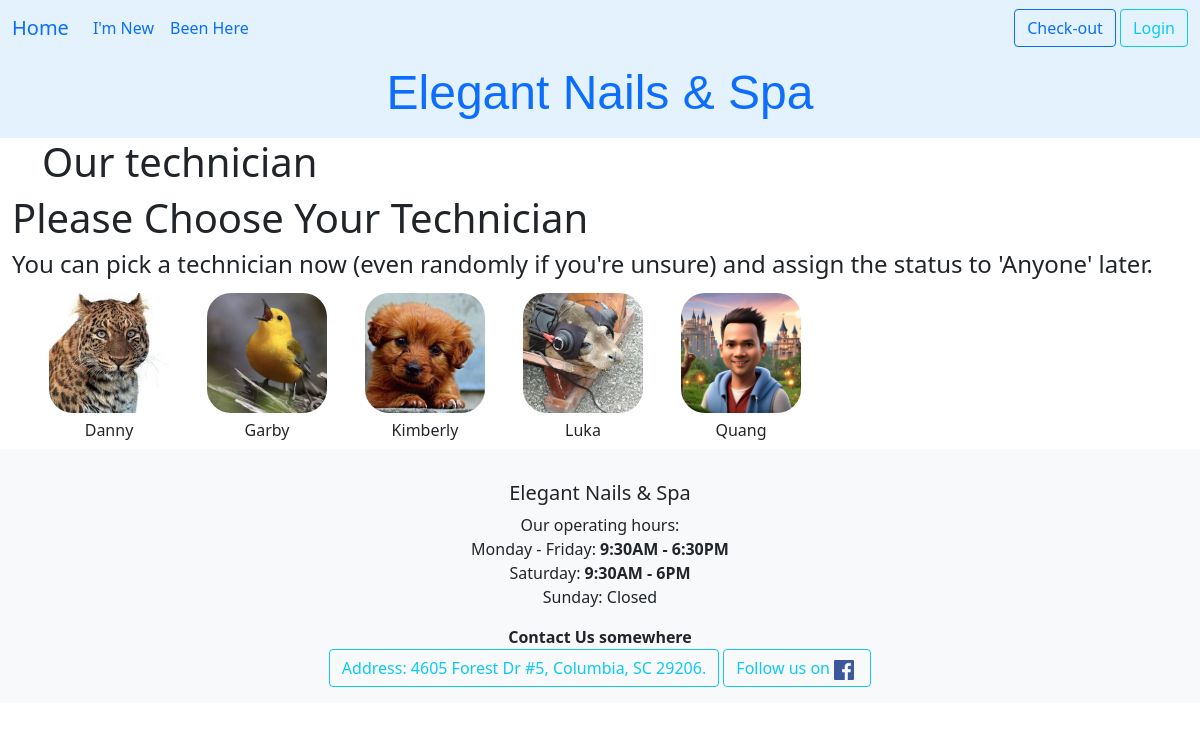
/dathen/first_step/, run on the app's committed database.
### ledger/models.py (models this page shows, shortened)
class Technician(models.Model):
    name = models.CharField(max_length=25)
    phone = PhoneNumberField()
    email = models.EmailField(max_length=40, null=True, blank=True)
    owner = models.ForeignKey(settings.AUTH_USER_MODEL, on_delete=models.DO_NOTHING)
    start_work_at = models.TimeField()
    end_work = models.TimeField()
    isWork = models.BooleanField(default=False)
    picture = models.ImageField(upload_to='tech_pictures/', null=True, editable=True)
    services = models.ManyToManyField("Service", blank=True, related_name="tech")
    time_come_in = models.DateTimeField(null=True)
    work_days = models.CharField(max_length=7, default="1111110", help_text="MTWTFSS: 1 for work, 0 for off")
    vacation_start = models.DateField(null=True, blank=True, help_text="Start vacation")
    vacation_end = models.DateField(null=True, blank=True, help_text="End vacation, back work!")
    date_go_work = models.DateField(null=True, blank=True)
    history = HistoricalRecords()
    def still_vacation(self):
        if self.vacation_end:
            return self.vacation_end > timezone.now().date()
        return False
    class Meta:
        unique_together = ('name','phone',)
        ordering = ['name']
    def get_absolute_url(self):
        return reverse("datHen:technician_detail", kwargs={"pk": self.pk})

### datHen/views.py (the view)
# urls.py: path('first_step/', views.FirstStep.as_view(), name='first_step' ),
class FirstStep(View):
    template = 'datHen/first_step.html'
    def get(self,request):
        tech = Technician.objects.exclude(name="anyOne")
        cont = {'allTech': tech}
        return render(request, self.template, cont)

### datHen/templates/datHen/first_step.html (shortened to what this page needs)
{% extends 'base.html' %}
{% load crispy_forms_tags %}
{% block heading %}
    <h1 class='title'>Our technician</h1>
{% endblock heading %}
{% block content %}
<h1>Please Choose Your Technician</h1>
<h4>You can pick a technician now (even randomly if you're unsure) and assign the status to 'Anyone' later.</h4>
    <div class="container text-center">
        <div class="row row-cols-auto">
            {% for employee in allTech %}
          <div class="col">
            <a href="{{ employee.get_absolute_url }}" id="tech-item" class="text-decoration-none link-offset-2 link-underline link-underline-opacity-0">
                {% if employee.picture %}
                    <img src="{{ employee.picture.url }}" alt="{{ employee.name }}" style="width: 120px; height: 120px; object-fit: cover; " id="tech-pic">
                    {% else %}
                    <img src="{{ STATIC_URL }}path/to/default-image.jpg" alt="No Image" style="width: 50px; height: 50px;" id="tech-pic">
                {% endif %}
                <div id="tech-name">{{ employee.name | title }} </div>
            </a>
            </div>
            {% endfor %}
        </div>
      </div>
{% endblock content %}
{% block footer %}
    <strong>Contact Us somewhere</strong>
{% endblock footer %}

### datHen/templates/datHen/first_step.html (style rules this page uses)
#tech-item { display: flex; flex-direction: column; align-items: center; text-decoration: none; color: inherit; padding: 7px; }
#tech-pic { width: 120px; height: 120px; object-fit: cover; border-radius: 20%; }
#tech-name { margin-top: 5px; font-size: 16px; }

### data on the page
Technician: picture (picture), name "Danny"
Technician: picture (picture), name "Garby"
Technician: picture (picture), name "Kimberly"
Technician: picture (picture), name "Luka"
Technician: picture (picture), name "Quang"
